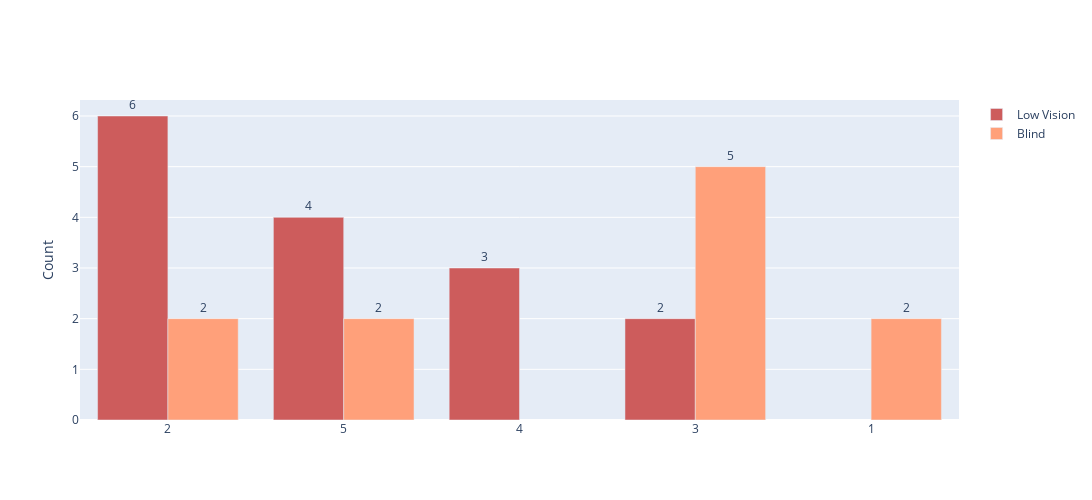

Source (notebook cell):
### Code cell
import plotly.graph_objects as go

fig = go.Figure()
fig = go.Figure(data=[go.Bar(
    x=cnt_group_1.index,
    y=cnt_group_1,
    text=cnt_group_1,
    textposition='outside',
    name='Low Vision',
    marker_color='indianred',
), go.Bar(
    x=cnt_group_2.index,
    y=cnt_group_2,
    text=cnt_group_2,
    textposition='outside',
    name='Blind',
    marker_color='lightsalmon'
 )])
fig.update_layout(
    autosize=True,
    width=1200,
    height=500,
    yaxis_title="Count",)
#fig.update_layout(yaxis_range=[0,100])
fig.update_xaxes(type='category')
fig.write_image(Col+Row+".png")
fig.show()

### Figure 1 — Plotly figure (JSON) as saved in the notebook; plotly's stock layout.template omitted (floating-point values rounded to 4 significant figures)
{"data": [{"marker": {"color": "indianred"}, "name": "Low Vision", "text": [6, 4, 3, 2], "textposition": "outside", "type": "bar", "x": ["2", "5", "4", "3"], "y": [6, 4, 3, 2]}, {"marker": {"color": "lightsalmon"}, "name": "Blind", "text": [5, 2, 2, 2], "textposition": "outside", "type": "bar", "x": ["3", "1", "2", "5"], "y": [5, 2, 2, 2]}], "layout": {"autosize": true, "height": 500, "width": 1200, "xaxis": {"type": "category"}, "yaxis": {"title": {"text": "Count"}}}}
